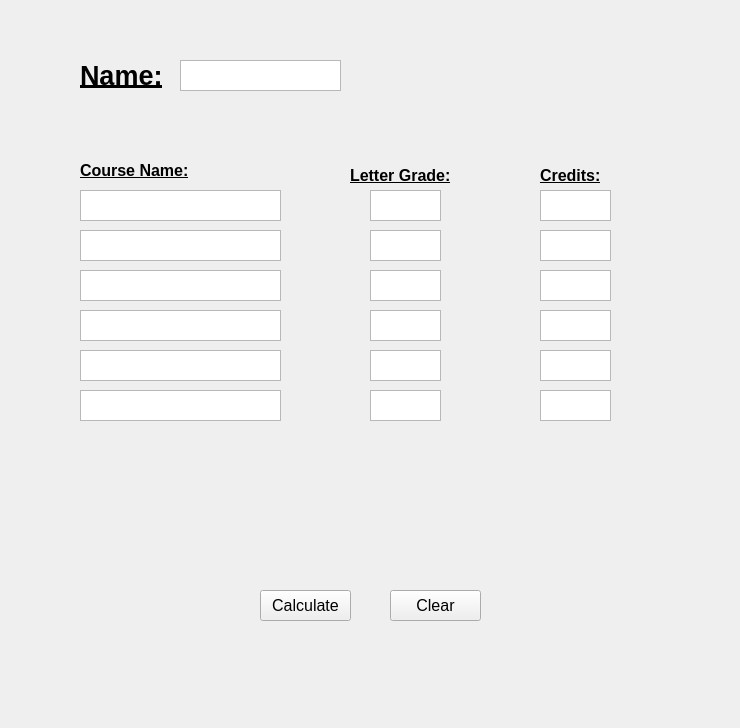
<?xml version="1.0" encoding="UTF-8"?>
<ui version="4.0">
 <class>Form</class>
 <widget class="QWidget" name="Form">
  <property name="geometry">
   <rect>
    <x>0</x>
    <y>0</y>
    <width>740</width>
    <height>728</height>
   </rect>
  </property>
  <property name="minimumSize">
   <size>
    <width>740</width>
    <height>728</height>
   </size>
  </property>
  <property name="maximumSize">
   <size>
    <width>740</width>
    <height>728</height>
   </size>
  </property>
  <property name="windowTitle">
   <string>Form</string>
  </property>
  <widget class="QTextEdit" name="creditInput_3">
   <property name="geometry">
    <rect>
     <x>540</x>
     <y>270</y>
     <width>71</width>
     <height>31</height>
    </rect>
   </property>
  </widget>
  <widget class="QLabel" name="labelCourse">
   <property name="geometry">
    <rect>
     <x>80</x>
     <y>150</y>
     <width>121</width>
     <height>41</height>
    </rect>
   </property>
   <property name="font">
    <font>
     <pointsize>12</pointsize>
     <weight>75</weight>
     <bold>true</bold>
     <underline>true</underline>
    </font>
   </property>
   <property name="text">
    <string>Course Name:</string>
   </property>
  </widget>
  <widget class="QTextEdit" name="gradeInput_1">
   <property name="geometry">
    <rect>
     <x>370</x>
     <y>190</y>
     <width>71</width>
     <height>31</height>
    </rect>
   </property>
  </widget>
  <widget class="QTextEdit" name="creditInput_5">
   <property name="geometry">
    <rect>
     <x>540</x>
     <y>350</y>
     <width>71</width>
     <height>31</height>
    </rect>
   </property>
  </widget>
  <widget class="QTextEdit" name="creditInput_6">
   <property name="geometry">
    <rect>
     <x>540</x>
     <y>390</y>
     <width>71</width>
     <height>31</height>
    </rect>
   </property>
  </widget>
  <widget class="QTextEdit" name="creditInput_2">
   <property name="geometry">
    <rect>
     <x>540</x>
     <y>230</y>
     <width>71</width>
     <height>31</height>
    </rect>
   </property>
  </widget>
  <widget class="QTextEdit" name="nameInput">
   <property name="geometry">
    <rect>
     <x>180</x>
     <y>60</y>
     <width>161</width>
     <height>31</height>
    </rect>
   </property>
  </widget>
  <widget class="QTextEdit" name="classInput_5">
   <property name="geometry">
    <rect>
     <x>80</x>
     <y>350</y>
     <width>201</width>
     <height>31</height>
    </rect>
   </property>
  </widget>
  <widget class="QTextEdit" name="classInput_6">
   <property name="geometry">
    <rect>
     <x>80</x>
     <y>390</y>
     <width>201</width>
     <height>31</height>
    </rect>
   </property>
  </widget>
  <widget class="QTextEdit" name="gradeInput_4">
   <property name="geometry">
    <rect>
     <x>370</x>
     <y>310</y>
     <width>71</width>
     <height>31</height>
    </rect>
   </property>
  </widget>
  <widget class="QLabel" name="labelGpa">
   <property name="geometry">
    <rect>
     <x>240</x>
     <y>460</y>
     <width>211</width>
     <height>81</height>
    </rect>
   </property>
   <property name="text">
    <string/>
   </property>
  </widget>
  <widget class="QTextEdit" name="creditInput_4">
   <property name="geometry">
    <rect>
     <x>540</x>
     <y>310</y>
     <width>71</width>
     <height>31</height>
    </rect>
   </property>
  </widget>
  <widget class="QPushButton" name="pushCalculate">
   <property name="geometry">
    <rect>
     <x>260</x>
     <y>590</y>
     <width>91</width>
     <height>31</height>
    </rect>
   </property>
   <property name="font">
    <font>
     <pointsize>12</pointsize>
    </font>
   </property>
   <property name="text">
    <string>Calculate</string>
   </property>
  </widget>
  <widget class="QPushButton" name="pushClear">
   <property name="geometry">
    <rect>
     <x>390</x>
     <y>590</y>
     <width>91</width>
     <height>31</height>
    </rect>
   </property>
   <property name="font">
    <font>
     <pointsize>12</pointsize>
    </font>
   </property>
   <property name="text">
    <string>Clear</string>
   </property>
  </widget>
  <widget class="QTextEdit" name="classInput_1">
   <property name="geometry">
    <rect>
     <x>80</x>
     <y>190</y>
     <width>201</width>
     <height>31</height>
    </rect>
   </property>
  </widget>
  <widget class="QTextEdit" name="classInput_3">
   <property name="geometry">
    <rect>
     <x>80</x>
     <y>270</y>
     <width>201</width>
     <height>31</height>
    </rect>
   </property>
  </widget>
  <widget class="QTextEdit" name="gradeInput_5">
   <property name="geometry">
    <rect>
     <x>370</x>
     <y>350</y>
     <width>71</width>
     <height>31</height>
    </rect>
   </property>
  </widget>
  <widget class="QTextEdit" name="classInput_2">
   <property name="geometry">
    <rect>
     <x>80</x>
     <y>230</y>
     <width>201</width>
     <height>31</height>
    </rect>
   </property>
  </widget>
  <widget class="QLabel" name="labelGrade">
   <property name="geometry">
    <rect>
     <x>350</x>
     <y>160</y>
     <width>121</width>
     <height>31</height>
    </rect>
   </property>
   <property name="font">
    <font>
     <pointsize>12</pointsize>
     <weight>75</weight>
     <bold>true</bold>
     <underline>true</underline>
    </font>
   </property>
   <property name="text">
    <string>Letter Grade:</string>
   </property>
  </widget>
  <widget class="QTextEdit" name="classInput_4">
   <property name="geometry">
    <rect>
     <x>80</x>
     <y>310</y>
     <width>201</width>
     <height>31</height>
    </rect>
   </property>
  </widget>
  <widget class="QLabel" name="labelName">
   <property name="geometry">
    <rect>
     <x>80</x>
     <y>60</y>
     <width>101</width>
     <height>31</height>
    </rect>
   </property>
   <property name="font">
    <font>
     <pointsize>20</pointsize>
     <weight>75</weight>
     <bold>true</bold>
     <underline>true</underline>
    </font>
   </property>
   <property name="text">
    <string>Name:</string>
   </property>
  </widget>
  <widget class="QTextEdit" name="creditInput_1">
   <property name="geometry">
    <rect>
     <x>540</x>
     <y>190</y>
     <width>71</width>
     <height>31</height>
    </rect>
   </property>
  </widget>
  <widget class="QTextEdit" name="gradeInput_6">
   <property name="geometry">
    <rect>
     <x>370</x>
     <y>390</y>
     <width>71</width>
     <height>31</height>
    </rect>
   </property>
  </widget>
  <widget class="QTextEdit" name="gradeInput_3">
   <property name="geometry">
    <rect>
     <x>370</x>
     <y>270</y>
     <width>71</width>
     <height>31</height>
    </rect>
   </property>
  </widget>
  <widget class="QLabel" name="labelCredits">
   <property name="geometry">
    <rect>
     <x>540</x>
     <y>160</y>
     <width>71</width>
     <height>31</height>
    </rect>
   </property>
   <property name="font">
    <font>
     <pointsize>12</pointsize>
     <weight>75</weight>
     <bold>true</bold>
     <underline>true</underline>
    </font>
   </property>
   <property name="text">
    <string>Credits:</string>
   </property>
  </widget>
  <widget class="QTextEdit" name="gradeInput_2">
   <property name="geometry">
    <rect>
     <x>370</x>
     <y>230</y>
     <width>71</width>
     <height>31</height>
    </rect>
   </property>
  </widget>
 </widget>
 <resources/>
 <connections/>
</ui>
